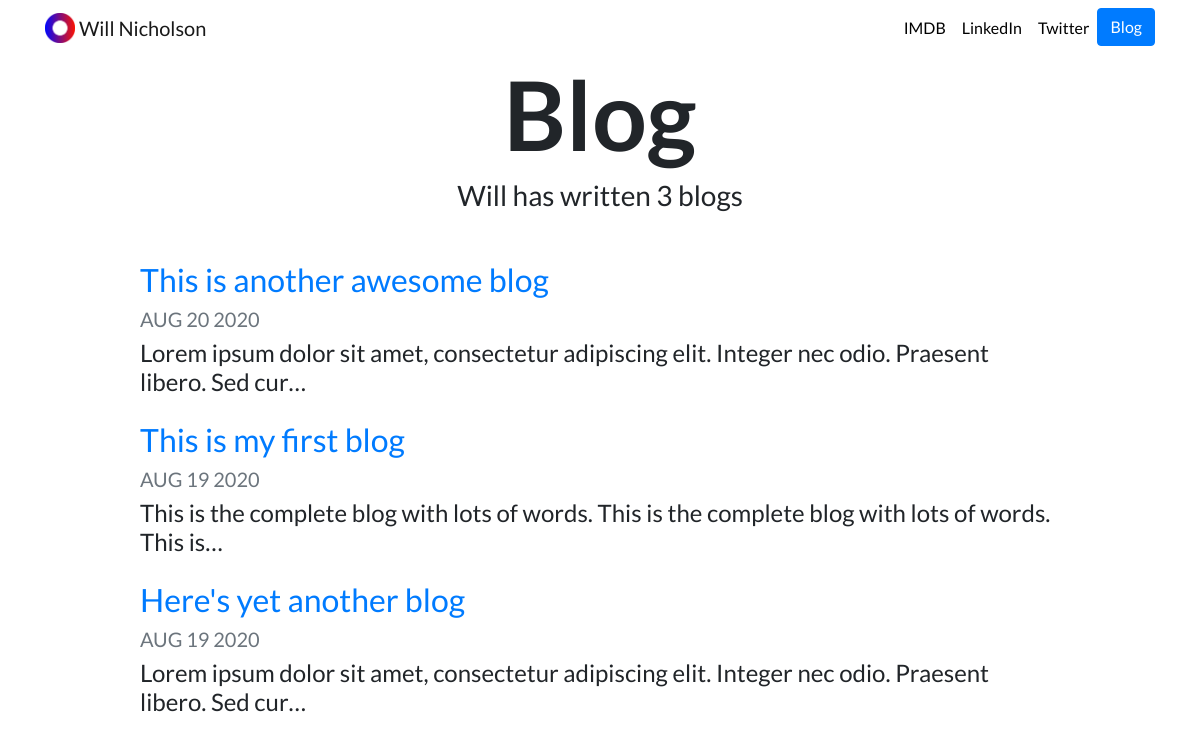
Screenshot of /blog/ with the database file from the repository.
### blog/models.py (models this page shows, shortened)
class Blog(models.Model):
    title = models.CharField(max_length = 200)
    description = models.TextField()
    date = models.DateField()

### blog/views.py (the view)
# urls.py: path('', views.all_blogs, name='all_blogs'),
def all_blogs(request):
    blogs = Blog.objects.order_by('-date')
    return render(request, 'blog/all_blogs.html', {'blogs':blogs})

### blog/templates/blog/all_blogs.html
{% extends "portfolio/base.html" %}
{% load static %}
{% block content %}
<h1 id="blogtitle" class="font-weight-bold text-center">Blog</h1>
<h3 class="text-center mb-5">Will has written {{ blogs.count }} blog{{ blogs.count|pluralize }}</h3>
{% for blog in blogs %}
<div class="row justify-content-center my-3">
  <div class="col-md-10">
    <a href="{% url 'blog:detail' blog.id %}">
      <h2>{{ blog.title }}</h2>
    </a>
    <h5 class="text-muted">{{ blog.date|date:'M d Y'|upper }}</h5>
    <h4>{{ blog.description|striptags|truncatechars:100 }}</h4>
  </div>
</div>
{% endfor %}
{% endblock %}

### portfolio/static/portfolio/custom.css (style rules this page uses)
body { font-family: 'Lato', sans-serif; }
#blogtitle { font-size: 6rem; }

### rows the page displays
Blog: title "This is another awesome blog", date "AUG 20 2020", description "Lorem ipsum dolor sit amet, consectetur adipiscing elit. Integer nec odio. Praesent libero. Sed cur…"
Blog: title "This is my first blog", date "AUG 19 2020", description "This is the complete blog with lots of words. This is the complete blog with lots of words. This is…"
Blog: title "Here's yet another blog", date "AUG 19 2020", description "Lorem ipsum dolor sit amet, consectetur adipiscing elit. Integer nec odio. Praesent libero. Sed cur…"

### other values shown
{{ blogs.count }} "3"
